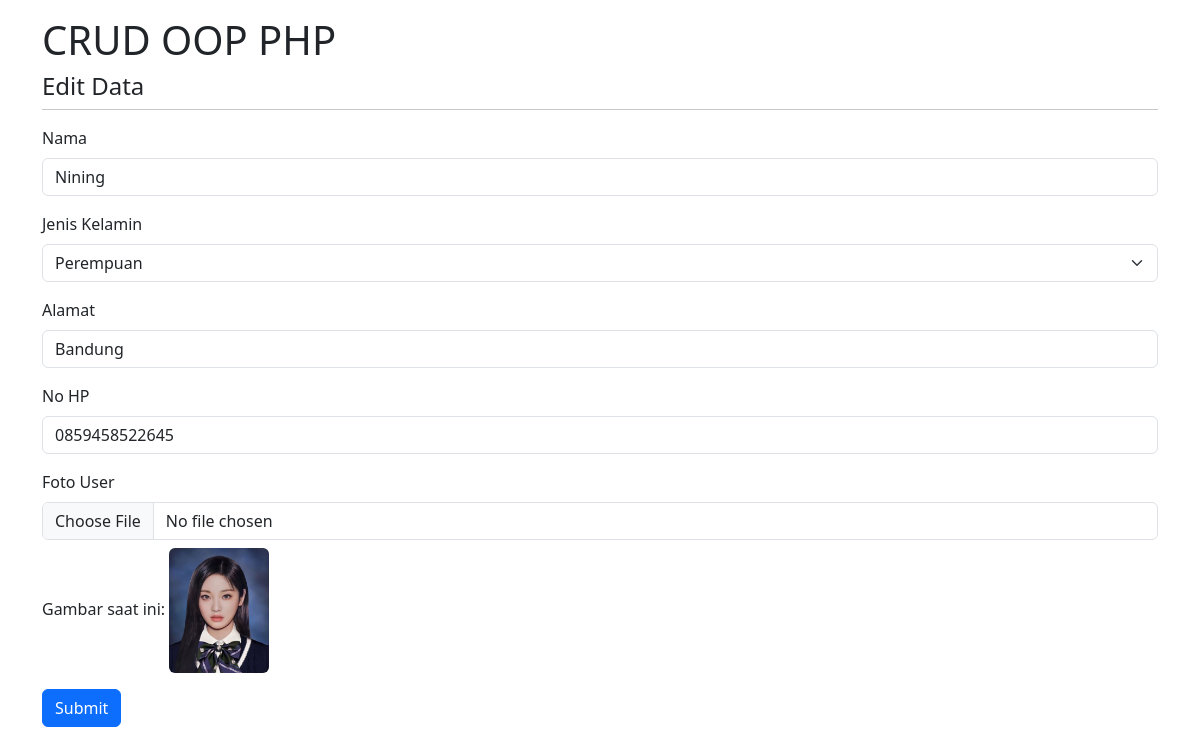
Page /edit.php?id=27 on the committed database.
### tables this page shows
CREATE TABLE `tb_users_0054` (
  `id` int(10) NOT NULL,
  `nama` varchar(255) NOT NULL,
  `jns_kelamin` enum('Laki-laki','Perempuan','','') NOT NULL,
  `alamat` varchar(255) NOT NULL,
  `nohp` char(13) NOT NULL,
  `gambar` blob NOT NULL
);

### database.php (called while the page is built, shortened)
<?php
    class Database{
        public $host = "localhost";
        public $username = "root";
        public $password = "";
        public $database = "db_php_0054";
        public $connect;
        function __construct()
        {
            $this->connect = mysqli_connect($this->host, $this->username, $this->password);
            mysqli_select_db($this->connect, $this->database);
        }
        function editData($id){
            $data = mysqli_query($this->connect, "SELECT * FROM tb_users_0054 WHERE id=$id");
            $rows = mysqli_fetch_all($data, MYSQLI_ASSOC);
            return $rows;
        }
    }
?>

### edit.php (the view, shortened to what this page needs)
<?php
    include 'database.php';
    $db_0054 = new Database;
    $detail = $db_0054->editData($_GET['id']);
?>
<!doctype html>
<html lang="en">
  <head>
    <link href="https://cdn.jsdelivr.net/npm/bootstrap@5.3.3/dist/css/bootstrap.min.css" rel="stylesheet"
>
  </head>
  <body>
    <div class="container mt-3">
        <h1>CRUD OOP PHP</h1>
        <h4>Edit Data</h4>
        <hr class="mt-0">
        <form method="POST" action="proses.php?aksi=update" class="my-2" enctype="multipart/form-data">
            <?php
                foreach($detail as $dataUser){  ?>
            <div class="mb-3">
                <label for="nama" class="form-label">Nama</label>
                <input type="text" class="form-control" id="nama" name="nama" value="<?php echo $dataUser['nama'] ?>">
            </div>
            <div class="mb-3">
              <label for="Select" class="form-label">Jenis Kelamin</label>
              <select id="jns_kelamin" class="form-select" id="jns_kelamin" name="jns_kelamin">
                <option value="Perempuan" <?php echo ($dataUser['jns_kelamin'] == 'Perempuan') ? 'selected' : ''; ?>>Perempuan</option>
              </select>
            </div>
            <div class="mb-3">
                <label for="alamat" class="form-label">Alamat</label>
                <input type="text" class="form-control" id="alamat" name="alamat" value="<?php echo $dataUser['alamat'] ?>">
            </div>
            <div class="mb-3">
                <label for="nohp" class="form-label">No HP</label>
                <input type="text" class="form-control" id="nohp" name="nohp" value="<?php echo $dataUser['nohp'] ?>">
            </div>
            <div class="mb-3">
              <label for="gambar" class="form-label">Foto User</label>
              <input class="form-control" id="gambar" name="gambar" type="file">
              <p class="mt-2">Gambar saat ini: <img src="<?php echo $dataUser['gambar']; ?>" class="rounded" alt="Gambar saat ini" width="100"></p>
            </div>
            <?php
            }
            ?>
            <button type="submit" class="btn btn-primary">Submit</button>
        </form>
    </div>
  </body>
</html>

### rows in the picture
tb_users_0054: nama "Nining", jns_kelamin "Perempuan", alamat "Bandung", nohp "0859458522645", gambar (picture)
